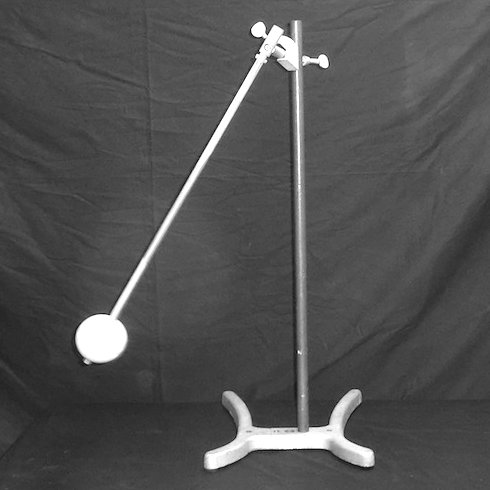
#> input picture experiment-pixels/pendulum.png, 490 x 490 px
$ python test_preproc.py   (older library calls are emulated)
#> lines starting #> are read from the running program, lines starting #| are printed output that depends on the picture
# [45 lines of commented-out code are left out]

import numpy as np
from PIL import Image
import matplotlib.pyplot as plt

# Preproc function with the provided code
def preproc(X, side):
    '''Preprocess an image for input into the model'''
    from PIL import Image
    img = Image.fromarray(X)
    img = img.resize((int(side), side), Image.Resampling.LANCZOS)
    return np.array(img).flatten() / 255.0  # Flatten the image to a 1D array

# Load the image
image_path = 'pendulum.png'
image = Image.open(image_path).convert('RGB')  # Convert to RGB to remove alpha channel
image_np = np.array(image)

# Check the shape of the image to understand the dimensions
print("Original image shape:", image_np.shape)
#| Original image shape: (490, 490, 3)

# Apply the preproc function
side = 28  # Example side length for resizing
processed_image = preproc(image_np, side)
#> in preproc, `img = img.resize((int(side), side), Image.Resampling.LANCZOS)`:
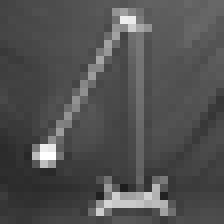
#> img: PIL image 28x28 RGB (shown 8 times larger); min 29, max 255, mean 81.1
#> processed_image = 2352 values, max 1 at index 1611, min 0.114 at index 1977, mean 0.318

# Check the shape of the processed image
print("Processed image shape:", processed_image.shape)
#| Processed image shape: (2352,)

# Reshape the processed image back to 2D for visualization
processed_image_2d = processed_image.reshape(side, side, 3)  # Reshape for RGB image

# Display the original and processed images
plt.figure(figsize=(10, 5))

plt.subplot(1, 2, 1)
plt.title("Original Image")
plt.imshow(image_np)
plt.axis('off')

plt.subplot(1, 2, 2)
plt.title("Processed Image")
plt.imshow(processed_image_2d)
plt.axis('off')

plt.show()
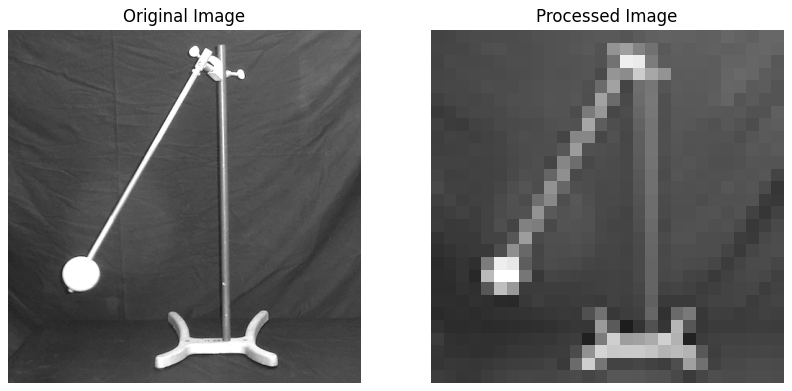
#> figure drawn by matplotlib, 2 panels
